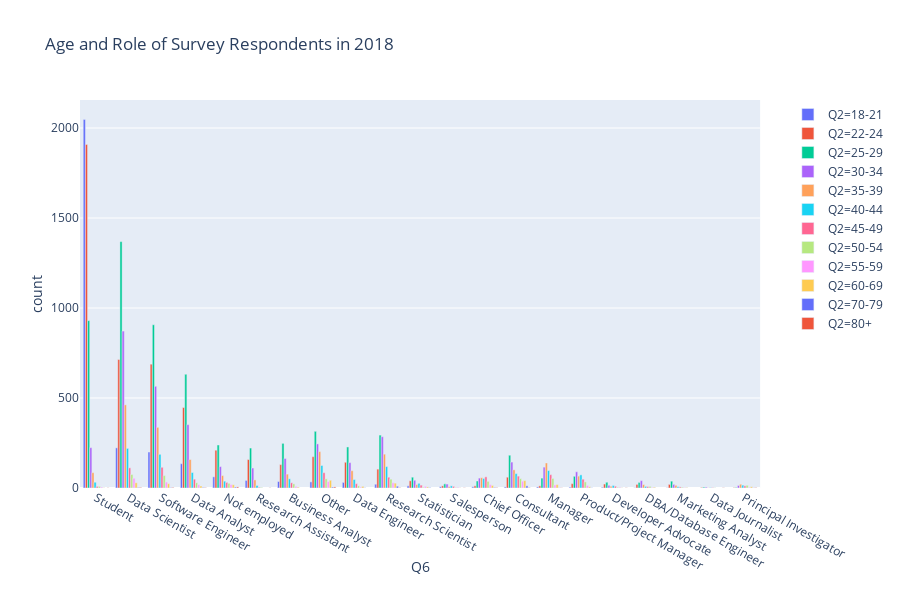

The notebook cell saved with this chart:
### Markdown cell above
## Age Breakdown

### Code cell
df_test = pd.DataFrame({'count' : df_multi_choice.groupby([ "Q6", "Q2"] ).size()}).reset_index().sort_values(by = 'count', ascending = False)
df_test.head()

fig = px.bar(df_test, x = 'Q6', y = 'count', title= 'Age and Role of Survey Respondents in 2018', color = 'Q2' , barmode='group')
fig.show()

### Figure 1 — Plotly figure (JSON) as saved in the notebook; plotly's stock layout.template omitted (floating-point values rounded to 4 significant figures)
{"data": [{"alignmentgroup": "True", "hoverlabel": {"namelength": 0}, "hovertemplate": "Q2=18-21<br>Q6=%{x}<br>count=%{y}", "legendgroup": "Q2=18-21", "marker": {"color": "#636efa"}, "name": "Q2=18-21", "offsetgroup": "Q2=18-21", "orientation": "v", "showlegend": true, "textposition": "auto", "type": "bar", "x": ["Student", "Data Scientist", "Software Engineer", "Data Analyst", "Not employed", "Research Assistant", "Business Analyst", "Other", "Data Engineer", "Research Scientist", "Statistician", "Salesperson", "Chief Officer", "Consultant", "Manager", "Product/Project Manager", "Developer Advocate", "DBA/Database Engineer", "Marketing Analyst"], "xaxis": "x", "y": [2048, 223, 200, 135, 62, 42, 36, 34, 31, 21, 12, 7, 7, 6, 6, 5, 4, 1, 1], "yaxis": "y"}, {"alignmentgroup": "True", "hoverlabel": {"namelength": 0}, "hovertemplate": "Q2=22-24<br>Q6=%{x}<br>count=%{y}", "legendgroup": "Q2=22-24", "marker": {"color": "#EF553B"}, "name": "Q2=22-24", "offsetgroup": "Q2=22-24", "orientation": "v", "showlegend": true, "textposition": "auto", "type": "bar", "x": ["Student", "Data Scientist", "Software Engineer", "Data Analyst", "Not employed", "Other", "Research Assistant", "Data Engineer", "Business Analyst", "Research Scientist", "Consultant", "Statistician", "Product/Project Manager", "Developer Advocate", "DBA/Database Engineer", "Marketing Analyst", "Salesperson", "Chief Officer", "Manager", "Data Journalist", "Principal Investigator"], "xaxis": "x", "y": [1909, 714, 688, 447, 210, 174, 158, 143, 130, 105, 60, 40, 24, 22, 20, 20, 12, 12, 12, 3, 2], "yaxis": "y"}, {"alignmentgroup": "True", "hoverlabel": {"namelength": 0}, "hovertemplate": "Q2=25-29<br>Q6=%{x}<br>count=%{y}", "legendgroup": "Q2=25-29", "marker": {"color": "#00cc96"}, "name": "Q2=25-29", "offsetgroup": "Q2=25-29", "orientation": "v", "showlegend": true, "textposition": "auto", "type": "bar", "x": ["Data Scientist", "Student", "Software Engineer", "Data Analyst", "Other", "Research Scientist", "Business Analyst", "Not employed", "Data Engineer", "Research Assistant", "Consultant", "Product/Project Manager", "Statistician", "Manager", "Chief Officer", "Marketing Analyst", "Developer Advocate", "DBA/Database Engineer", "Salesperson", "Data Journalist", "Principal Investigator"], "xaxis": "x", "y": [1369, 930, 907, 632, 315, 294, 248, 239, 228, 222, 182, 65, 60, 55, 39, 38, 32, 31, 23, 5, 3], "yaxis": "y"}, {"alignmentgroup": "True", "hoverlabel": {"namelength": 0}, "hovertemplate": "Q2=30-34<br>Q6=%{x}<br>count=%{y}", "legendgroup": "Q2=30-34", "marker": {"color": "#ab63fa"}, "name": "Q2=30-34", "offsetgroup": "Q2=30-34", "orientation": "v", "showlegend": true, "textposition": "auto", "type": "bar", "x": ["Data Scientist", "Software Engineer", "Data Analyst", "Research Scientist", "Other", "Student", "Business Analyst", "Consultant", "Data Engineer", "Not employed", "Manager", "Research Assistant", "Product/Project Manager", "Chief Officer", "Statistician", "DBA/Database Engineer", "Salesperson", "Marketing Analyst", "Developer Advocate", "Principal Investigator", "Data Journalist"], "xaxis": "x", "y": [872, 565, 352, 285, 245, 224, 164, 144, 141, 119, 116, 111, 90, 55, 43, 41, 22, 20, 15, 14, 5], "yaxis": "y"}, {"alignmentgroup": "True", "hoverlabel": {"namelength": 0}, "hovertemplate": "Q2=35-39<br>Q6=%{x}<br>count=%{y}", "legendgroup": "Q2=35-39", "marker": {"color": "#FFA15A"}, "name": "Q2=35-39", "offsetgroup": "Q2=35-39", "orientation": "v", "showlegend": true, "textposition": "auto", "type": "bar", "x": ["Data Scientist", "Software Engineer", "Other", "Research Scientist", "Data Analyst", "Manager", "Consultant", "Data Engineer", "Student", "Business Analyst", "Not employed", "Product/Project Manager", "Chief Officer", "Research Assistant", "Principal Investigator", "DBA/Database Engineer", "Statistician", "Marketing Analyst", "Developer Advocate", "Salesperson", "Data Journalist"], "xaxis": "x", "y": [462, 337, 202, 188, 158, 139, 101, 96, 85, 77, 69, 66, 57, 45, 21, 19, 19, 15, 10, 8, 1], "yaxis": "y"}, {"alignmentgroup": "True", "hoverlabel": {"namelength": 0}, "hovertemplate": "Q2=40-44<br>Q6=%{x}<br>count=%{y}", "legendgroup": "Q2=40-44", "marker": {"color": "#19d3f3"}, "name": "Q2=40-44", "offsetgroup": "Q2=40-44", "orientation": "v", "showlegend": true, "textposition": "auto", "type": "bar", "x": ["Data Scientist", "Software Engineer", "Other", "Research Scientist", "Manager", "Data Analyst", "Consultant", "Product/Project Manager", "Chief Officer", "Business Analyst", "Data Engineer", "Not employed", "Student", "Statistician", "Principal Investigator", "Developer Advocate", "Research Assistant", "Salesperson", "DBA/Database Engineer", "Marketing Analyst", "Data Journalist"], "xaxis": "x", "y": [220, 187, 125, 119, 97, 86, 80, 73, 53, 51, 47, 38, 32, 26, 16, 14, 14, 12, 9, 7, 2], "yaxis": "y"}, {"alignmentgroup": "True", "hoverlabel": {"namelength": 0}, "hovertemplate": "Q2=45-49<br>Q6=%{x}<br>count=%{y}", "legendgroup": "Q2=45-49", "marker": {"color": "#FF6692"}, "name": "Q2=45-49", "offsetgroup": "Q2=45-49", "orientation": "v", "showlegend": true, "textposition": "auto", "type": "bar", "x": ["Software Engineer", "Data Scientist", "Other", "Manager", "Consultant", "Chief Officer", "Research Scientist", "Product/Project Manager", "Data Analyst", "Not employed", "Business Analyst", "Data Engineer", "Statistician", "Principal Investigator", "Developer Advocate", "Student", "Salesperson", "DBA/Database Engineer", "Marketing Analyst", "Research Assistant", "Data Journalist"], "xaxis": "x", "y": [115, 112, 85, 74, 66, 62, 60, 49, 49, 31, 29, 24, 16, 12, 10, 9, 9, 8, 6, 4, 2], "yaxis": "y"}, {"alignmentgroup": "True", "hoverlabel": {"namelength": 0}, "hovertemplate": "Q2=50-54<br>Q6=%{x}<br>count=%{y}", "legendgroup": "Q2=50-54", "marker": {"color": "#B6E880"}, "name": "Q2=50-54", "offsetgroup": "Q2=50-54", "orientation": "v", "showlegend": true, "textposition": "auto", "type": "bar", "x": ["Data Scientist", "Software Engineer", "Manager", "Consultant", "Other", "Research Scientist", "Chief Officer", "Product/Project Manager", "Data Analyst", "Not employed", "Business Analyst", "Principal Investigator", "Data Engineer", "DBA/Database Engineer", "Student", "Developer Advocate", "Statistician", "Marketing Analyst", "Salesperson", "Research Assistant", "Data Journalist"], "xaxis": "x", "y": [75, 69, 53, 52, 51, 49, 37, 34, 29, 26, 23, 15, 12, 9, 9, 4, 4, 4, 3, 3, 1], "yaxis": "y"}, {"alignmentgroup": "True", "hoverlabel": {"namelength": 0}, "hovertemplate": "Q2=55-59<br>Q6=%{x}<br>count=%{y}", "legendgroup": "Q2=55-59", "marker": {"color": "#FF97FF"}, "name": "Q2=55-59", "offsetgroup": "Q2=55-59", "orientation": "v", "showlegend": true, "textposition": "auto", "type": "bar", "x": ["Data Scientist", "Consultant", "Other", "Software Engineer", "Research Scientist", "Chief Officer", "Not employed", "Data Analyst", "Manager", "Product/Project Manager", "Statistician", "Business Analyst", "Student", "Data Engineer", "Developer Advocate", "Salesperson", "Principal Investigator", "DBA/Database Engineer", "Marketing Analyst"], "xaxis": "x", "y": [54, 38, 36, 33, 29, 19, 19, 18, 17, 14, 9, 9, 5, 5, 4, 4, 4, 3, 2], "yaxis": "y"}, {"alignmentgroup": "True", "hoverlabel": {"namelength": 0}, "hovertemplate": "Q2=60-69<br>Q6=%{x}<br>count=%{y}", "legendgroup": "Q2=60-69", "marker": {"color": "#FECB52"}, "name": "Q2=60-69", "offsetgroup": "Q2=60-69", "orientation": "v", "showlegend": true, "textposition": "auto", "type": "bar", "x": ["Other", "Consultant", "Data Scientist", "Research Scientist", "Software Engineer", "Manager", "Not employed", "Chief Officer", "Data Analyst", "Data Engineer", "Product/Project Manager", "Principal Investigator", "Statistician", "Business Analyst", "DBA/Database Engineer", "Marketing Analyst", "Student", "Developer Advocate", "Salesperson"], "xaxis": "x", "y": [43, 41, 29, 27, 24, 19, 18, 14, 11, 9, 7, 7, 6, 5, 4, 2, 1, 1, 1], "yaxis": "y"}, {"alignmentgroup": "True", "hoverlabel": {"namelength": 0}, "hovertemplate": "Q2=70-79<br>Q6=%{x}<br>count=%{y}", "legendgroup": "Q2=70-79", "marker": {"color": "#636efa"}, "name": "Q2=70-79", "offsetgroup": "Q2=70-79", "orientation": "v", "showlegend": true, "textposition": "auto", "type": "bar", "x": ["Consultant", "Research Scientist", "Other", "Not employed", "Data Analyst", "Chief Officer", "Data Scientist", "Statistician", "Software Engineer", "Principal Investigator", "Product/Project Manager", "Data Engineer", "Manager"], "xaxis": "x", "y": [12, 10, 5, 5, 3, 3, 3, 2, 2, 1, 1, 1, 1], "yaxis": "y"}, {"alignmentgroup": "True", "hoverlabel": {"namelength": 0}, "hovertemplate": "Q2=80+<br>Q6=%{x}<br>count=%{y}", "legendgroup": "Q2=80+", "marker": {"color": "#EF553B"}, "name": "Q2=80+", "offsetgroup": "Q2=80+", "orientation": "v", "showlegend": true, "textposition": "auto", "type": "bar", "x": ["Other", "Not employed", "Software Engineer", "Data Scientist", "Research Scientist", "Consultant", "Data Analyst", "Principal Investigator", "Chief Officer", "Research Assistant", "Manager", "Data Journalist", "Developer Advocate", "Salesperson", "Student"], "xaxis": "x", "y": [6, 6, 3, 3, 2, 2, 2, 2, 2, 1, 1, 1, 1, 1, 1], "yaxis": "y"}], "layout": {"barmode": "group", "height": 600, "legend": {"tracegroupgap": 0}, "title": {"text": "Age and Role of Survey Respondents in 2018"}, "xaxis": {"anchor": "y", "domain": [0, 0.98], "title": {"text": "Q6"}}, "yaxis": {"anchor": "x", "domain": [0, 1], "title": {"text": "count"}}}}
